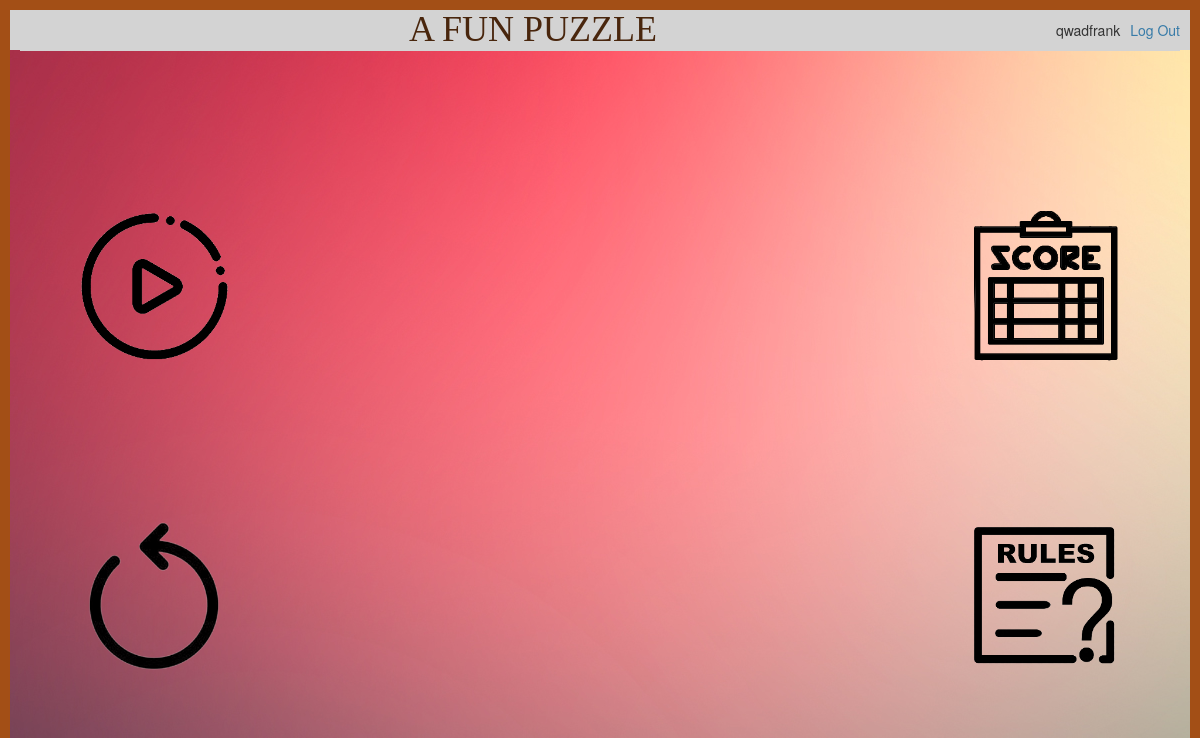
The page /play (signed in) on the database as committed earlier.
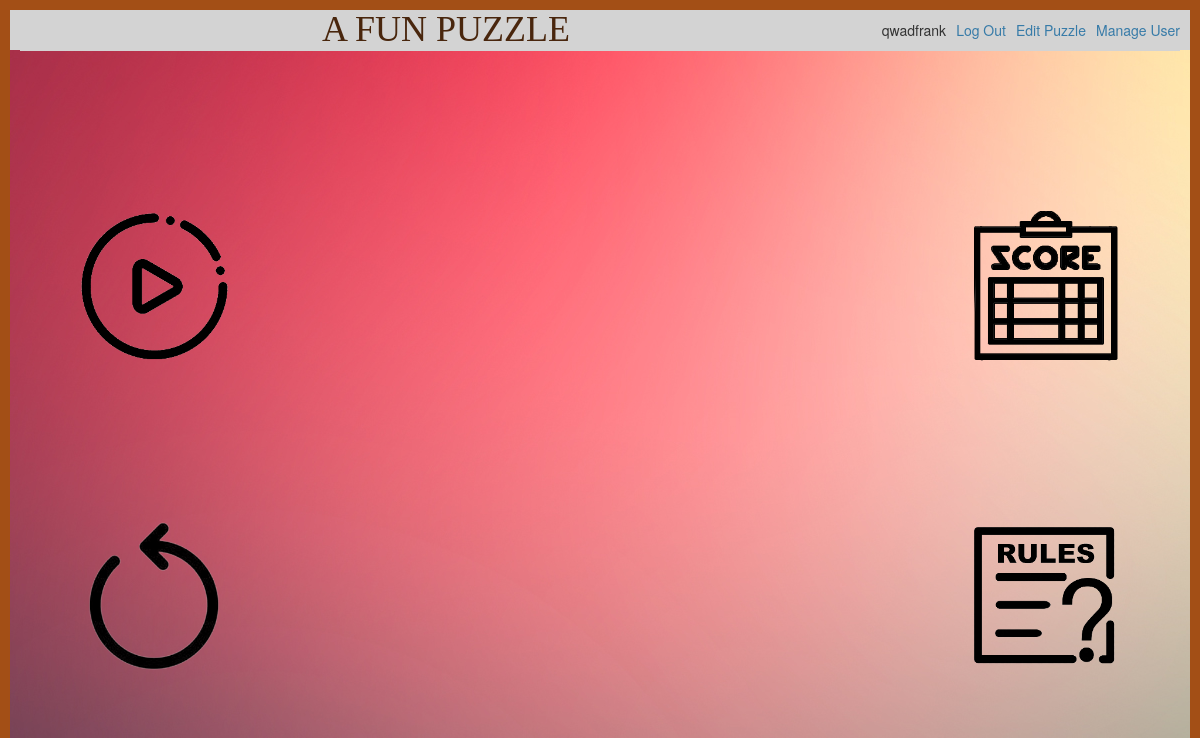
The same page on the database as committed later.
### flaskapp/play.py (the view)
@bp.route('/play')
@login_required
def play():
    iframe = url_for('static', filename='playcore/puzzle.html')
    loaddata_clrs = [['g','g','r','r','b','b'],['y','y','b','b','y','y'],['p','p','y','y','p','p'],['g','g','r','r','g','g'],['r','r','b','b','r','r']]
    def_clrs = ['r','g','b','p','p','p','p','y']
    return render_template('play/play.html', iframe=iframe, loaddata_clrs=loaddata_clrs, def_clrs=def_clrs)

### flaskapp/auth.py (called while the page is built)
@bp.before_app_request
def load_logged_in_user():
    user_id = session.get('user_id')
    if user_id is None:
        g.user = None
    else:
        g.user = get_db().execute(
            'SELECT * FROM user WHERE id = ?', (user_id,)
        ).fetchone()

def login_required(view):
    @functools.wraps(view)
    def wrapped_view(**kwargs):
        if g.user is None:
            return redirect(url_for('auth.login'))
        return view(**kwargs)
    return wrapped_view

### flaskapp/db.py (called while the page is built)
def get_db():
    if 'db' not in g:
        g.db = sqlite3.connect(
            current_app.config['DATABASE'],
            detect_types=sqlite3.PARSE_DECLTYPES
        )
        g.db.row_factory = sqlite3.Row
    return g.db

### flaskapp/templates/play/play.html (shortened to what this page needs)
{% extends 'base.html' %}
{% block content %}
    <iframe frameborder='0' noresize='noresize' src="{{ iframe }}?loaddata_clrs={{ loaddata_clrs }}" id="iFrame1" frameborder="0"></iframe>
{% endblock %}

### flaskapp/templates/base.html (shortened to what this page needs)
<!doctype html>
<link rel="stylesheet" href="https://maxcdn.bootstrapcdn.com/bootstrap/3.4.1/css/bootstrap.min.css">
<link rel="stylesheet" href="{{ url_for('static', filename='css/style.css') }}">
<nav>
  <h1>A FUN PUZZLE</h1>
  <ul>
    {% if g.user %}
      <li><span>{{ g.user['username'] }}</span>
      <li><a href="{{ url_for('auth.logout') }}">Log Out</a>
      {% if g.user['isadmin'] == 1 %}
      <li><a href="{{ url_for('play.edit') }}">Edit Puzzle</a>
      <li><a href="{{ url_for('play.manage') }}">Manage User</a>
      {% endif %}
    {% else %}
      <li><a href="{{ url_for('auth.register') }}">Register</a>
      <li><a href="{{ url_for('auth.login') }}">Log In</a>
    {% endif %}
  </ul>
</nav>
<section class="content">
  <header>
  </header>
  <div class="row" >
    <div class="col-sm-3 col-xs-12 centerdiv maindivs">
      <div class="row">
        <div class="col-sm-12 col-xs-6 centerdiv">
          <a href="/play#iFrame1">
            <div class="play buttondiv">
            </div>
          </a>
        </div>
        <div class="col-sm-12 col-xs-6 centerdiv">
          <a href="/restart">
            <div class="restart buttondiv">
            </div>
          </a>
        </div>
      </div>
    </div>
    <div class="col-sm-6 col-xs-12 gamediv maindivs">
  {% block content %}
  {% endblock %}
</div>
<div class="col-sm-3 col-xs-12 centerdiv maindivs">
  <div class="row">
    <div class="col-sm-12 col-xs-6 centerdiv">
      <a href="/score">
        <div class="score buttondiv">
        </div>
      </a>
    </div>
    <div class="col-sm-12 col-xs-6 centerdiv">
      <a href="/rules">
        <div class="rules buttondiv">
        </div>
      </a>
    </div>
  </div>
</div>
</div>
</section>

Rows that differ between the two databases and show on the page:
changed user "qwadfrank": isadmin 0 → 1 (drawn)
Other text that changed with them:
text now shown: "Edit Puzzle Manage User"
